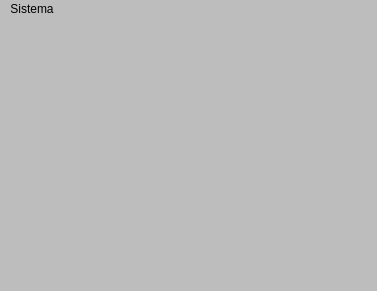
<?xml version="1.0" encoding="UTF-8"?>
<ui version="4.0">
 <class>MainWindow</class>
 <widget class="QMainWindow" name="MainWindow">
  <property name="geometry">
   <rect>
    <x>0</x>
    <y>0</y>
    <width>377</width>
    <height>291</height>
   </rect>
  </property>
  <property name="windowTitle">
   <string>Sistema Callidus</string>
  </property>
  <property name="styleSheet">
   <string notr="true">background-color: rgb(189, 189, 189);</string>
  </property>
  <widget class="QWidget" name="centralwidget"/>
  <widget class="QStatusBar" name="statusbar"/>
  <widget class="QMenuBar" name="menuBar">
   <property name="geometry">
    <rect>
     <x>0</x>
     <y>0</y>
     <width>377</width>
     <height>21</height>
    </rect>
   </property>
   <widget class="QMenu" name="menuSistema">
    <property name="title">
     <string>Sistema</string>
    </property>
    <addaction name="actionProduto"/>
    <addaction name="actionPessoa"/>
   </widget>
   <addaction name="menuSistema"/>
  </widget>
  <action name="menuCadastro">
   <property name="text">
    <string>Cadastrar produto</string>
   </property>
  </action>
  <action name="menuLista">
   <property name="text">
    <string>Lista de produto</string>
   </property>
  </action>
  <action name="actionCadastroProduto">
   <property name="text">
    <string>Cadastro de produto</string>
   </property>
  </action>
  <action name="menuListaProduto">
   <property name="text">
    <string>Lista de produto</string>
   </property>
  </action>
  <action name="actionProduto">
   <property name="text">
    <string>Produto</string>
   </property>
  </action>
  <action name="actionFormularioPadrao">
   <property name="text">
    <string>Formulário Padrão</string>
   </property>
  </action>
  <action name="actionPessoa">
   <property name="text">
    <string>Pessoa</string>
   </property>
  </action>
 </widget>
 <resources/>
 <connections/>
</ui>
